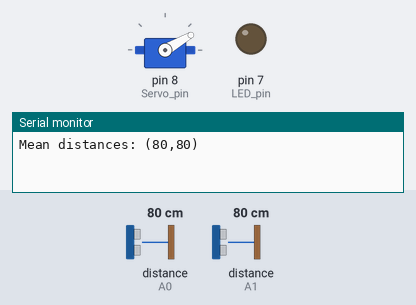
Simulated run of this sketch. Board: Arduino Uno, built with avr-gcc and run on an emulated ATmega328P. Parts: servo, output pins drawn as LEDs (lit = HIGH), the last lines printed to the serial monitor. The inputs (shaded band) are chosen by the test bench; at power-on: distance to the obstacle (sensors on A0, A1) 80 cm.

Above: at 0.05 s.
At 1.65 s:
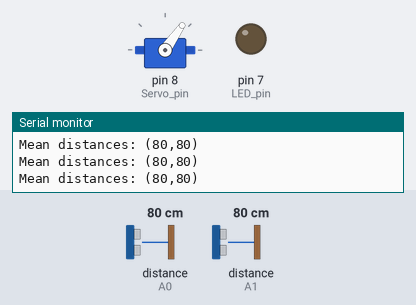
At 3.25 s:
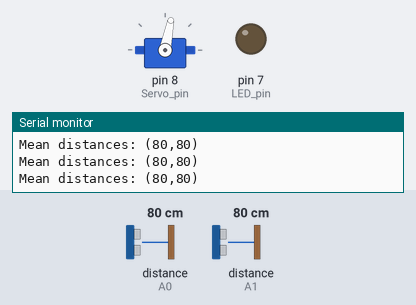
At 6.45 s:
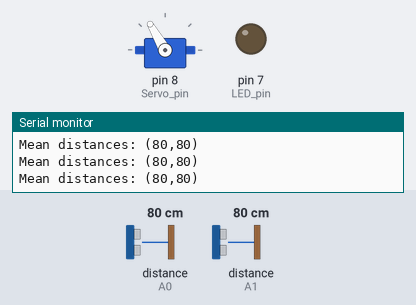
Timing chart, 0 to 8.4 s (numbered marks = the images above):
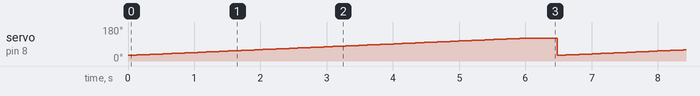

The sketch:

IR_Readings-old.ino
```cpp
/*SHARP GP2Y0A710K0F IR distance sensor with Arduino and SharpIR library example code. More info: https://www.makerguides.com */

// Include the library:
#include <SharpIR.h>
#include <Servo.h>

// Define model and input pin:
#define IRPin_Sentinel_Left A0
#define IRPin_Evaluator A1
#define Servo_pin 8
#define LED_pin 7

#define model 100500

// Create variable to store the distance:
int leftDistance;
int evaluatorDistance;
char buffer[256];

/* Model :
  GP2Y0A02YK0F --> 20150
  GP2Y0A21YK0F --> 1080
  GP2Y0A710K0F --> 100500
  GP2YA41SK0F --> 430
*/

// Create a new instance of the SharpIR class:
SharpIR leftSentinel = SharpIR(IRPin_Sentinel_Left, model);
SharpIR evaluatorNode = SharpIR(IRPin_Evaluator, model);

// Servo object
Servo servo;

void setup() {
  // Begin serial communication at a baud rate of 9600:
  Serial.begin(9600);
  servo.attach(Servo_pin);
  servo.write(90);
  pinMode(LED_pin, OUTPUT);
}

void loop() {
  // Get a distance measurement and store it as distance_cm:
  for (int angle = 30; angle <= 120; angle += 1) {
    digitalWrite(LED_pin, LOW);
    servo.write(angle);
    leftDistance = leftSentinel.distance();
    evaluatorDistance = evaluatorNode.distance();

    // Print the measured distance to the serial monitor:
    sprintf(buffer, "Mean distances: (%d,%d)", leftDistance, evaluatorDistance);
    Serial.println(buffer);
    if (evaluatorDistance == 0) {
      digitalWrite(LED_pin, HIGH);
      delay(1000);
    }
    delay(25);
  }

  delay(500);
}

// Scraps
   // scan from 0 to 180 degrees
//  for(int angle = 30; angle < 150; angle+=10)
//  {
//    servo.write(angle);
//    evaluatorDistance = evaluatorNode.distance();
//    sprintf(buffer, "angle: %d, dist %d", angle, evaluatorDistance);
//    Serial.println(buffer);
//    delay(125);
//  }
```

Measured:
- by itself, servo on pin 8 (Servo_pin): ramps from 30° to 120° and jumps back, once every 6.5 s
